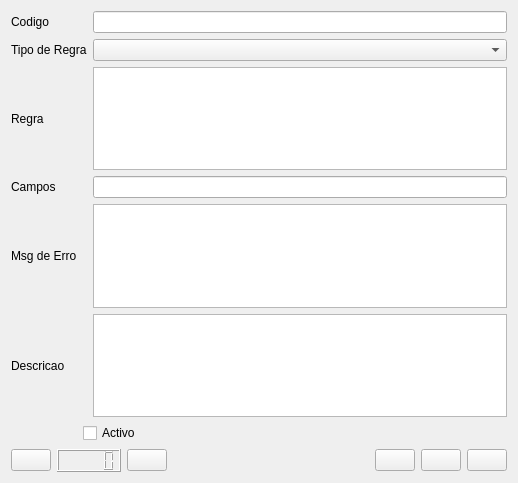
<?xml version="1.0" encoding="UTF-8"?>
<ui version="4.0">
 <class>Form</class>
 <widget class="QWidget" name="Form">
  <property name="geometry">
   <rect>
    <x>0</x>
    <y>0</y>
    <width>518</width>
    <height>483</height>
   </rect>
  </property>
  <property name="windowTitle">
   <string>Menu de Regras</string>
  </property>
  <layout class="QGridLayout" name="gridLayout_2">
   <item row="1" column="2">
    <widget class="QComboBox" name="CBTipoRegra"/>
   </item>
   <item row="2" column="0">
    <widget class="QLabel" name="label_3">
     <property name="text">
      <string>Regra</string>
     </property>
    </widget>
   </item>
   <item row="3" column="0">
    <widget class="QLabel" name="label_4">
     <property name="text">
      <string>Campos</string>
     </property>
    </widget>
   </item>
   <item row="0" column="2">
    <widget class="QLineEdit" name="LECodigo"/>
   </item>
   <item row="4" column="2">
    <widget class="QPlainTextEdit" name="PTEMsg"/>
   </item>
   <item row="7" column="0" colspan="3">
    <layout class="QGridLayout" name="gridLayout">
     <item row="0" column="0">
      <widget class="QPushButton" name="PBPrev">
       <property name="text">
        <string/>
       </property>
       <property name="icon">
        <iconset resource="icons.qrc">
         <normaloff>:/newPrefix/Icons/back.png</normaloff>:/newPrefix/Icons/back.png</iconset>
       </property>
      </widget>
     </item>
     <item row="0" column="1">
      <widget class="QLCDNumber" name="lcdNumber"/>
     </item>
     <item row="0" column="2">
      <widget class="QPushButton" name="PBNext">
       <property name="text">
        <string/>
       </property>
       <property name="icon">
        <iconset resource="icons.qrc">
         <normaloff>:/newPrefix/Icons/next-2.png</normaloff>:/newPrefix/Icons/next-2.png</iconset>
       </property>
      </widget>
     </item>
     <item row="0" column="3">
      <spacer name="horizontalSpacer">
       <property name="orientation">
        <enum>Qt::Horizontal</enum>
       </property>
       <property name="sizeHint" stdset="0">
        <size>
         <width>128</width>
         <height>20</height>
        </size>
       </property>
      </spacer>
     </item>
     <item row="0" column="4">
      <widget class="QPushButton" name="PBAdd">
       <property name="text">
        <string/>
       </property>
       <property name="icon">
        <iconset resource="icons.qrc">
         <normaloff>:/newPrefix/Icons/plus.png</normaloff>:/newPrefix/Icons/plus.png</iconset>
       </property>
      </widget>
     </item>
     <item row="0" column="5">
      <widget class="QPushButton" name="PBSave">
       <property name="text">
        <string/>
       </property>
       <property name="icon">
        <iconset resource="icons.qrc">
         <normaloff>:/newPrefix/Icons/002-save.png</normaloff>:/newPrefix/Icons/002-save.png</iconset>
       </property>
      </widget>
     </item>
     <item row="0" column="6">
      <widget class="QPushButton" name="PBEdit">
       <property name="text">
        <string/>
       </property>
       <property name="icon">
        <iconset resource="icons.qrc">
         <normaloff>:/newPrefix/Icons/005-writer.png</normaloff>:/newPrefix/Icons/005-writer.png</iconset>
       </property>
      </widget>
     </item>
    </layout>
   </item>
   <item row="5" column="0">
    <widget class="QLabel" name="label_6">
     <property name="text">
      <string>Descricao</string>
     </property>
    </widget>
   </item>
   <item row="0" column="0">
    <widget class="QLabel" name="label">
     <property name="text">
      <string>Codigo</string>
     </property>
    </widget>
   </item>
   <item row="4" column="0">
    <widget class="QLabel" name="label_5">
     <property name="text">
      <string>Msg de Erro</string>
     </property>
    </widget>
   </item>
   <item row="6" column="1" colspan="2">
    <widget class="QCheckBox" name="CHBActivo">
     <property name="text">
      <string>Activo</string>
     </property>
    </widget>
   </item>
   <item row="1" column="0" colspan="2">
    <widget class="QLabel" name="label_2">
     <property name="text">
      <string>Tipo de Regra</string>
     </property>
    </widget>
   </item>
   <item row="3" column="2">
    <widget class="QLineEdit" name="LECampos"/>
   </item>
   <item row="5" column="2">
    <widget class="QPlainTextEdit" name="PTEDescricao"/>
   </item>
   <item row="2" column="2">
    <widget class="QPlainTextEdit" name="PTERegra"/>
   </item>
  </layout>
 </widget>
 <resources>
  <include location="icons.qrc"/>
 </resources>
 <connections/>
</ui>
